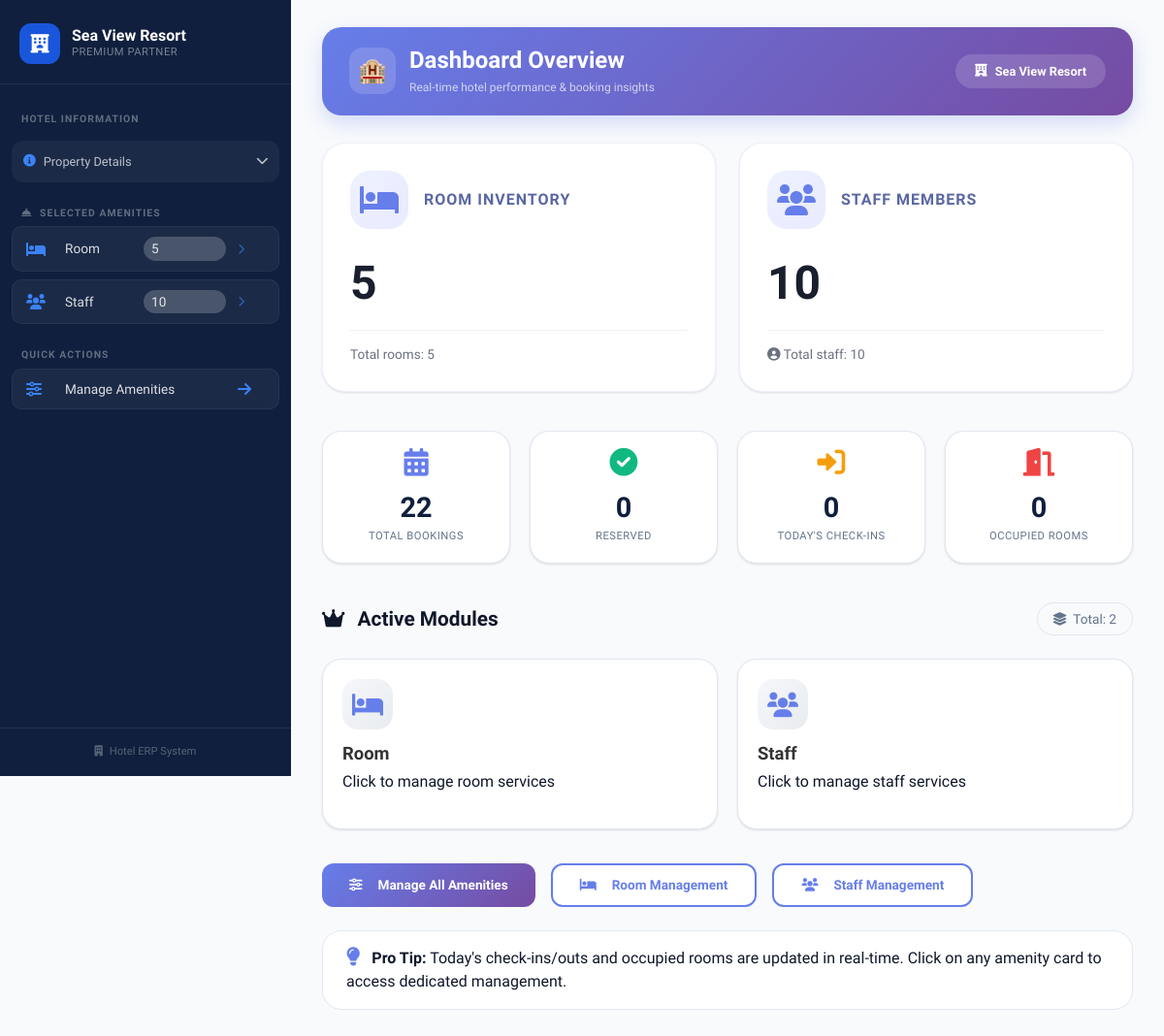
The page /dashboard/ (signed in) on the database its author committed.
### Accounts/models.py (models this page shows, shortened)
class Hotel(models.Model):
    hotel_name = models.CharField(max_length=100,unique=True)
    email = models.EmailField(null=True, blank=True)
    owner_name = models.CharField(max_length=100)
    address = models.TextField(max_length=200)
    city = models.CharField(max_length=100)
    property_type = models.CharField(max_length=50, default="Hotel")
    image = models.ImageField(upload_to="property_images/", null=True, blank=True)
    description = models.TextField(blank=True, null=True)
    amenities = models.TextField(blank=True, null=True)
    password = models.CharField(max_length=100)
    properties=models.ManyToManyField('Amenity', blank=True)
    is_approved = models.BooleanField(default=False)
    is_subscribed = models.BooleanField(default=False)

class Amenity(models.Model):
    AMENITY_TYPE = (
        ("default", "Default"),
        ("premium", "Premium"),
    )
    name = models.CharField(max_length=100)
    description = models.TextField(blank=True, null=True)
    amenity_type = models.CharField(
        max_length=10,
        choices=AMENITY_TYPE,
        default="default"
    )

### Accounts/views.py (the view)
# urls.py: path("dashboard/", dashboard, name="dashboard"),
def dashboard(request):
    hotel_id = request.session.get('hotel_id')
    if not hotel_id:
        return redirect("hotel_login")
    hotel = Hotel.objects.get(id=hotel_id)
    amenities = hotel.properties.all()
    total_rooms = Room.objects.filter(hotel=hotel).count()
    total_staff = Staff.objects.filter(hotel=hotel).count()
    total_bookings = Booking.objects.filter(hotel=hotel).count()
    reserved_count = Booking.objects.filter(
        hotel=hotel,
        status="confirmed"
    ).count()
    today = timezone.now().date()
    today_checkins = Booking.objects.filter(
        hotel=hotel,
        check_in=today,
        status="confirmed"
    ).count()
    today_checkouts = Booking.objects.filter(
        hotel=hotel,
        check_out=today,
        status="checked_in"
    ).count()
    occupied_rooms = Booking.objects.filter(
        hotel=hotel,
        status="checked_in"
    ).count()
    print(f"[DEBUG] {hotel.hotel_name} amenities: {[a.name for a in amenities]}")
    return render(request, "property.html", {
        "hotel": hotel,
        "amenities": amenities,
        "total_rooms": total_rooms,
        "total_staff": total_staff,
        "total_bookings": total_bookings,
        "reserved_count": reserved_count,
        "today_checkins": today_checkins,
        "today_checkouts": today_checkouts,
        "occupied_rooms": occupied_rooms,
    })

### templates/property.html (shortened to what this page needs)
<!DOCTYPE html>
<html lang="en">
<head>
    <link href="https://cdn.jsdelivr.net/npm/bootstrap@5.3.0/dist/css/bootstrap.min.css" rel="stylesheet">
    <link rel="stylesheet" href="https://cdnjs.cloudflare.com/ajax/libs/font-awesome/6.0.0-beta3/css/all.min.css">
</head>
<body>
<aside class="sidebar" id="sidebar">
    <div class="sidebar-brand">
        <div class="brand-logo">
            <div class="brand-icon"><i class="fas fa-hotel"></i></div>
            <div>
                <div class="brand-name">{{ hotel.hotel_name|default:"Hotel Name" }}</div>
                <div class="brand-sub">Premium Partner</div>
            </div>
        </div>
    </div>
    <nav class="sidebar-nav">
        <div class="nav-label">HOTEL INFORMATION</div>
        <div class="hotel-details-section">
            <div class="hotel-details-header" id="hotelDetailsToggle">
                <i class="fas fa-info-circle"></i>
                <span>Property Details</span>
                <i class="fas fa-chevron-down" id="detailsChevron"></i>
            </div>
        </div>
        <div class="nav-label" style="margin-top: 8px;"><i class="fas fa-concierge-bell me-1"></i> SELECTED AMENITIES</div>
        <div id="sidebar-amenities-list">
            {% if amenities %}
                {% for amenity in amenities %}
                    <div class="amenity-side-item" onclick="handleAmenityClick('{{ amenity.name }}')">
                        <i class="{% if amenity.name|lower == 'room' %}fas fa-bed{% elif amenity.name|lower == 'staff' %}fas fa-users{% else %}fas fa-check-circle{% endif %}"></i>
                        <span>{{ amenity.name }}</span>
                        {% if amenity.name|lower == 'room' %}
                            <span class="amenity-count-badge" id="roomCountBadge">0</span>
                        {% elif amenity.name|lower == 'staff' %}
                            <span class="amenity-count-badge" id="staffCountBadge">0</span>
                        {% endif %}
                        <i class="fas fa-chevron-right" style="font-size: 0.7rem; opacity: 0.6;"></i>
                    </div>
                {% endfor %}
            {% else %}
                <div class="empty-amenities-side">
                    <i class="fas fa-info-circle fa-2x mb-2 d-block"></i>
                    <p>No amenities selected yet.</p>
                    <a href="{% url 'amenities_page' %}" class="btn btn-sm btn-outline-light mt-2" style="color:white;border-color:rgba(255,255,255,0.3);text-decoration:none;">Add Amenities</a>
                </div>
            {% endif %}
        </div>
        <div class="nav-label" style="margin-top: 12px;">QUICK ACTIONS</div>
        <a href="{% url 'amenities_page' %}" class="amenity-side-item" style="text-decoration: none; display: flex;">
            <i class="fas fa-sliders-h"></i>
            <span>Manage Amenities</span>
            <i class="fas fa-arrow-right"></i>
        </a>
    </nav>
    <div class="sidebar-footer">
        <i class="fas fa-building me-1"></i> Hotel ERP System
    </div>
</aside>
<div class="main-content">
    <div class="topbar">
        <div class="topbar-icon">🏨</div>
        <div class="topbar-text">
            <h1>Dashboard Overview</h1>
            <p>Real-time hotel performance & booking insights</p>
        </div>
        <div class="hotel-name-pill">
            <i class="fas fa-hotel"></i> <strong>{{ hotel.hotel_name|default:"Hotel" }}</strong>
        </div>
    </div>
    <div class="stats-overview">
        <div class="stat-card-large">
            <div class="stat-header">
                <div class="stat-icon"><i class="fas fa-bed"></i></div>
                <h3>Room Inventory</h3>
            </div>
            <div class="stat-number-large" id="totalRoomsStat">{{ total_rooms|default:"0" }}</div>
            <div class="stat-detail">
                <div id="roomTypeBreakdown" class="room-types-breakdown">
                    <span class="type-badge">Total rooms: {{ total_rooms|default:"0" }}</span>
                </div>
            </div>
        </div>
        <div class="stat-card-large">
            <div class="stat-header">
                <div class="stat-icon"><i class="fas fa-users"></i></div>
                <h3>Staff Members</h3>
            </div>
            <div class="stat-number-large" id="totalStaffStat">{{ total_staff|default:"0" }}</div>
            <div class="stat-detail" id="staffDetailInfo">
                <i class="fas fa-user-circle"></i> Total staff: {{ total_staff|default:"0" }}
            </div>
        </div>
    </div>
    <div class="booking-stats-grid">
        <div class="booking-mini-card">
            <i class="fas fa-calendar-alt" style="color:#667eea"></i>
            <div class="number">{{ total_bookings|default:"0" }}</div>
            <div class="label">Total Bookings</div>
        </div>
        <div class="booking-mini-card">
            <i class="fas fa-check-circle" style="color:#10b981"></i>
            <div class="number">{{ reserved_count|default:"0" }}</div>
            <div class="label">Reserved</div>
        </div>
        <div class="booking-mini-card">
            <i class="fas fa-sign-in-alt" style="color:#f59e0b"></i>
            <div class="number">{{ today_checkins|default:"0" }}</div>
            <div class="label">Today's Check-ins</div>
        </div>
        <div class="booking-mini-card">
            <i class="fas fa-door-open" style="color:#ef4444"></i>
            <div class="number">{{ occupied_rooms|default:"0" }}</div>
            <div class="label">Occupied Rooms</div>
        </div>
    </div>
    <div class="section-title">
        <h4><i class="fas fa-crown me-2"></i> Active Modules</h4>
        <span class="badge-count">
            <i class="fas fa-layer-group me-1"></i> Total: {{ amenities|length|default:"0" }}
        </span>
    </div>
    <div class="amenities-grid" id="amenitiesGrid">
        {% if amenities %}
            {% for amenity in amenities %}
                <div class="amenity-main-card" onclick="handleAmenityClick('{{ amenity.name }}')">
                    <div class="amenity-main-icon">
                        <i class="{% if amenity.name|lower == 'room' %}fas fa-bed{% elif amenity.name|lower == 'staff' %}fas fa-users{% elif amenity.name|lower == 'restaurant' %}fas fa-utensils{% elif amenity.name|lower == 'pool' %}fas fa-swimming-pool{% elif amenity.name|lower == 'gym' %}fas fa-dumbbell{% elif amenity.name|lower == 'spa' %}fas fa-spa{% else %}fas fa-check-circle{% endif %}"></i>
                    </div>
                    <h5>{{ amenity.name }}</h5>
                    <p>Click to manage {{ amenity.name|lower }} services</p>
                </div>
            {% endfor %}
        {% endif %}
    </div>
    <div class="mt-4 d-flex gap-3 flex-wrap">
        <a href="{% url 'amenities_page' %}" class="btn-manage">
            <i class="fas fa-sliders-h me-2"></i> Manage All Amenities
        </a>
        {% if amenities %}
            {% for amenity in amenities %}
                {% if amenity.name|lower == "room" %}
                    <a href="/rooms/" class="btn-outline-manage">
                        <i class="fas fa-bed me-2"></i> Room Management
                    </a>
                {% endif %}
                {% if amenity.name|lower == "staff" %}
                    <a href="/staff/" class="btn-outline-manage">
                        <i class="fas fa-users me-2"></i> Staff Management
                    </a>
                {% endif %}
            {% endfor %}
        {% endif %}
    </div>
    <div class="alert-tip">
        <i class="fas fa-lightbulb me-2" style="color: #667eea; font-size: 1.2rem;"></i>
        <strong>Pro Tip:</strong> Today's check-ins/outs and occupied rooms are updated in real-time. Click on any amenity card to access dedicated management.
    </div>
</div>
</body>
</html>

### rows shown on the page
Hotel: hotel_name "Sea View Resort"
Amenity: name "Room", shows "5", name "room", shows "Room Management"
Amenity: name "Staff", shows "10", name "staff", shows "Staff Management"

### other values the page prints
{{ total_rooms|default:"0" }} "5"
{{ total_staff|default:"0" }} "10"
{{ total_bookings|default:"0" }} "22"
{{ reserved_count|default:"0" }} "0"
{{ today_checkins|default:"0" }} "0"
{{ occupied_rooms|default:"0" }} "0"
{{ amenities|length|default:"0" }} "2"
